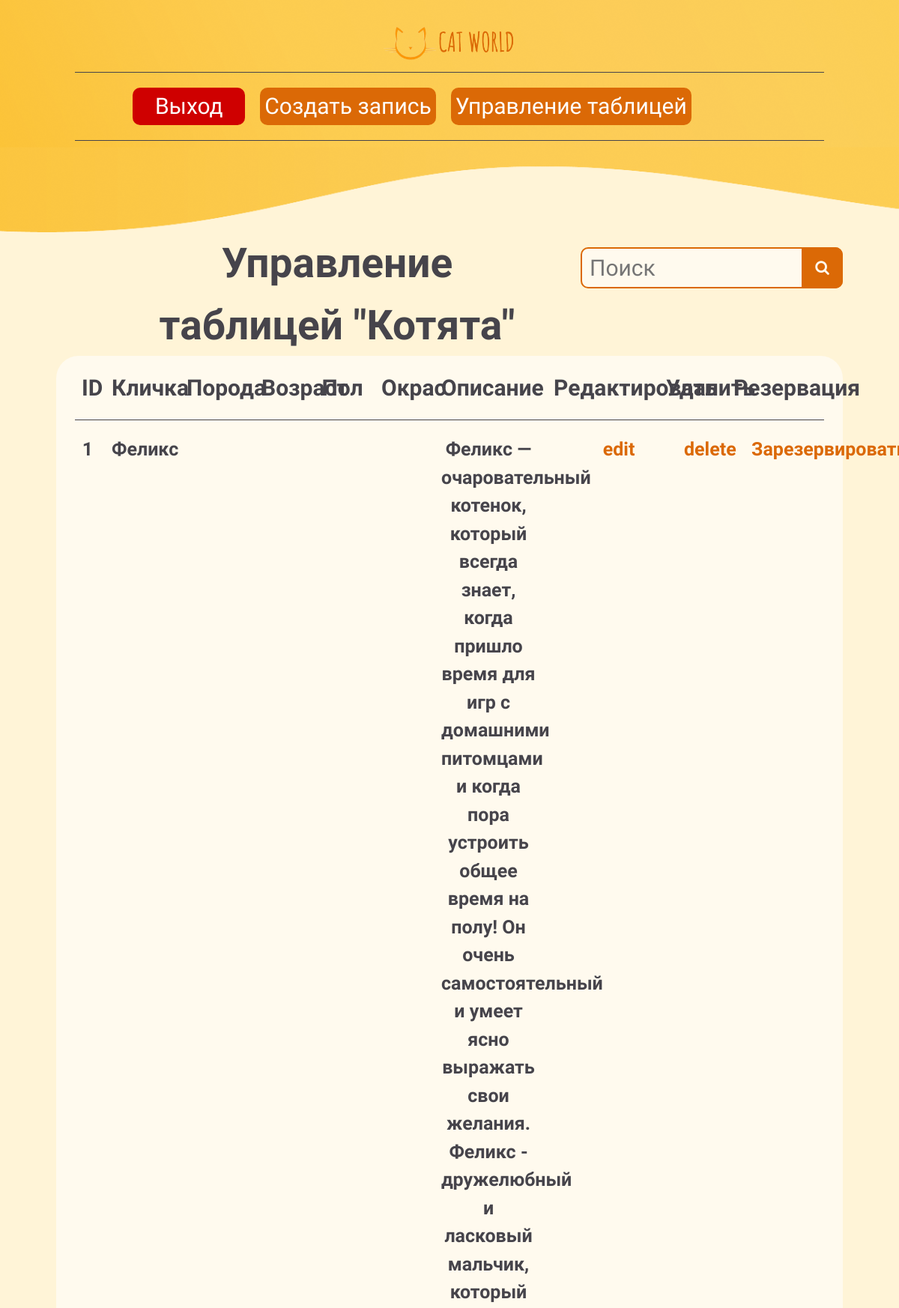
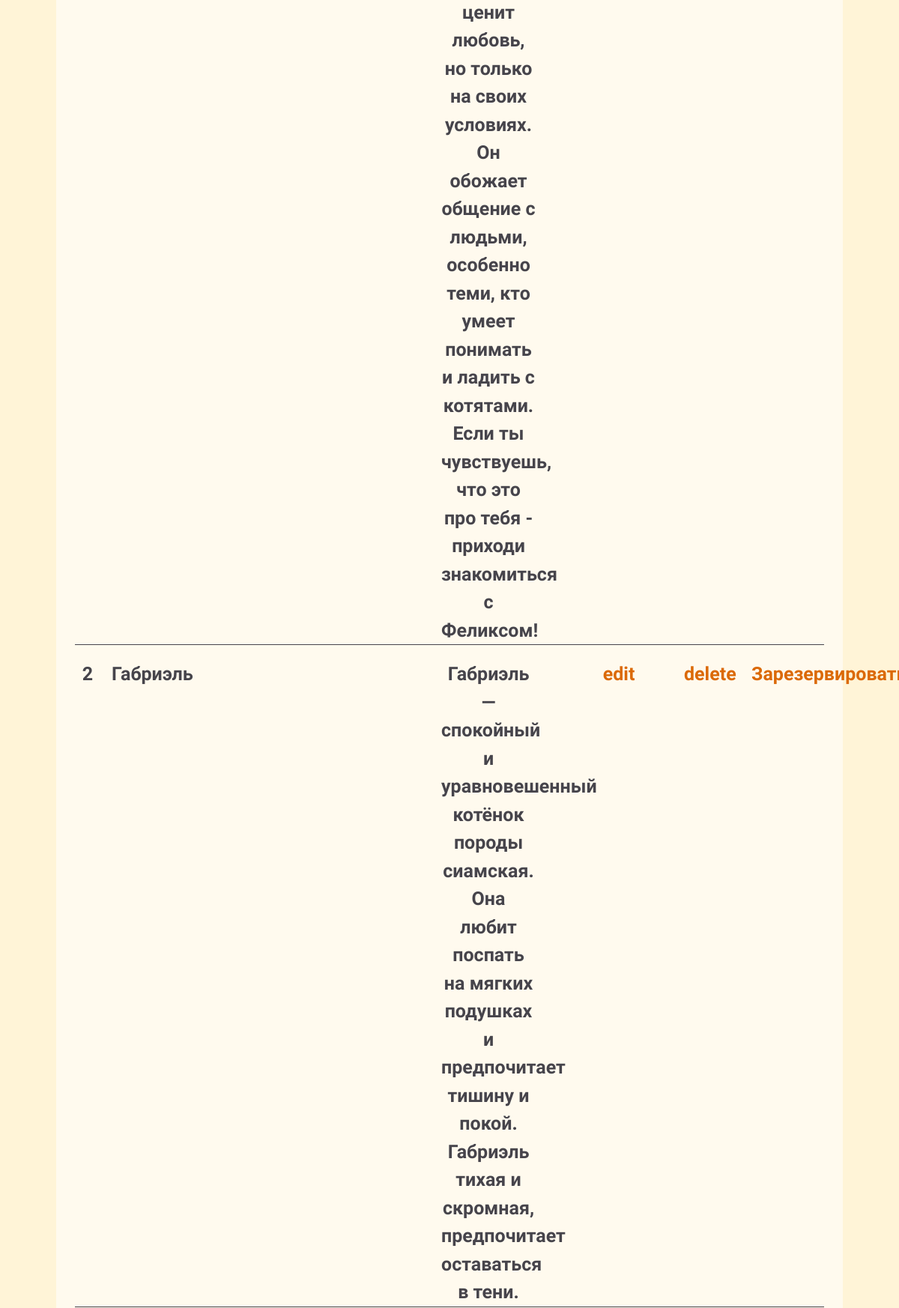
The app's page /Проект/CatWorld/admin/post/search.php (upper part) with its own data (2 pictures, top to bottom).
### tables this page shows
CREATE TABLE `kittens` (
  `id_kitten` int(11) NOT NULL,
  `name` varchar(255) NOT NULL,
  `breed_id` int(11) DEFAULT NULL,
  `age_id` int(11) DEFAULT NULL,
  `gender_id` int(11) DEFAULT NULL,
  `color_id` int(11) DEFAULT NULL,
  `characteristic` varchar(255) DEFAULT NULL,
  `coat_lenght` varchar(255) DEFAULT NULL,
  `house_trained` varchar(255) DEFAULT NULL,
  `health` varchar(255) DEFAULT NULL,
  `welcome` varchar(255) DEFAULT NULL,
  `kitten_description` varchar(2000) DEFAULT NULL,
  `img` varchar(255) NOT NULL,
  `reserved` int(11) NOT NULL
);

### Проект/CatWorld/app/database/db.php (called while the page is built, shortened)
<?php
require('connect.php');
function dbCheckError($query){
  $errInfo = $query->errorInfo();
  return true;
}
function SelectAll($table){
  global $pdo;
  $sql = "SELECT * FROM $table";
  $query = $pdo->prepare($sql);
  $query->execute();
  return $query->fetchAll();
}
?>

### Проект/CatWorld/app/controllers/posts.php (called while the page is built, shortened)
<?php
include SITE_ROOT . "/app/database/db.php";
$kittens = SelectAll('kittens');
?>

### Проект/CatWorld/admin/post/search.php (the view, shortened to what this page needs)
<?php
  include "../../app/controllers/posts.php";
?>
<!DOCTYPE html>
<html lang="en">
<head>
  <link href="https://cdn.jsdelivr.net/npm/bootstrap@5.3.3/dist/css/bootstrap.min.css" rel="stylesheet">
  <link rel="stylesheet" href="https://maxcdn.bootstrapcdn.com/font-awesome/4.5.0/css/font-awesome.min.css">
  <link rel="stylesheet" href="../../assets/CSS/normalize.css">
  <link rel="stylesheet" href="../../assets/CSS/style-menu.css">
  <link rel="stylesheet" href="../../assets/CSS/style-footer.css">
  <link rel="stylesheet" href="../../assets/CSS/style-admin.css">
</head>
<body>
  <?php include("../../app/include/header-admin.php")?>
  <div class="conteiner">
    <div class="admin-content">
      <div class=admin-content-up>
      <div class="title">Управление таблицей "Котята"</div>
      <div class="table-search">
        <form class="form-search" action="search.php" method="POST">
          <input name="search" placeholder="Поиск" type="search">
          <button type="submit"></button>
        </form>
      </div>
      </div>
      <div class="posts col-12">
        <div class="row title-table">
          <div class="id col-1">ID</div>
          <div class="name col-1">Кличка</div>
          <div class="breed col-1">Порода</div>
          <div class="age col-1">Возраст</div>
          <div class="gender col-1">Пол</div>
          <div class="color col-1">Окрас</div>
          <div class="description	col-2">Описание</div>
          <div class="edit col-1">Редактировать</div>
          <div class="delete col-1">Удалить</div>
          <div class="reserved col-1">Резервация</div>
        </div>
        <div class="create-line-horizontal"></div>
        <?php foreach($kittens as $key => $kitten) : ?>
        <div class="row post">
          <div class="id col-1"><?=$kitten['id_kitten']; ?></div>
          <div class="name col-1"><?=$kitten['name']; ?></div>
          <div class="breed col-1"><?=$kitten['breed_title']; ?></div>
          <div class="age col-1"><?=$kitten['age_title']; ?></div>
          <div class="gender col-1"><?=$kitten['gender_title']; ?></div>
          <div class="color col-1"><?=$kitten['color_title']; ?></div>
          <div class="description	col-2"><?=$kitten['kitten_description']; ?></div>
          <form class="popup-form" action="#popup" method="POST">
          </form>
          <div class="edit col-1"><a href="edit.php?id=<?=$kitten['id_kitten']; ?>">edit</a></div>
          <div class="delete col-1"><a href="edit.php?del_id=<?=$kitten['id_kitten']; ?>">delete</a></div>
          <?php if($kitten['reserved'] == 0) : ?>
          <div class="reserved col-1"><a href="edit.php?reserved=1&res_id=<?=$kitten['id_kitten']; ?>">Зарезервировать</a></div>
          <?php else : ?>
            <div class="reserved col-1"><a href="edit.php?reserved=0&res_id=<?=$kitten['id_kitten']; ?>">Снять с резерва</a></div>
          <?php endif; ?>
        </div>
        <div class="create-line-horizontal"></div>
        <?php endforeach; ?>
      </div>
    </div>
  </div>
</body>
</html>

### Проект/CatWorld/assets/CSS/style-menu.css (style rules this page uses)
a { text-decoration: none; margin: auto; display: block; color: #46444B; }
.conteiner { max-width: 700px; margin: 0 auto; }
.create-line-horizontal { width: 800px; margin: auto; display: block; border-top: 1px solid #46444B; }

### Проект/CatWorld/assets/CSS/style-admin.css (style rules this page uses)
*, *::before, *::after { box-sizing: border-box; }
body { margin: 0; font-family: "Amatic SC", sans-serif; font-weight: 700; background-color: #FFF4D7; color: #46444B; }
.conteiner { max-width: 1050px; margin: 0 auto; }
.table-search { margin-left: 50px; }
.form-search { position: relative; width: 350px; margin: 20px auto; }
.form-search input { width: 100%; height: 55px; padding-left: 10px; border: 2px solid #DB6906; border-radius: 10px; outline: none; background: #FFFAEE; font-size: 30px; }
.form-search button { position: absolute; top: 0; right: 0px; width: 55px; height: 55px; border: none; background-color: #DB6906; border-radius: 0 10px 10px 0; cursor: pointer; transition: all 500ms ease; }
.form-search button:before { content: "\f002"; font-family: FontAwesome; font-size: 20px; color: #FFFAEE; }
.create-line-horizontal { width: 1000px; margin: auto; display: block; border-top: 1px solid #46444B; }
.admin-content { margin: auto; display: block; }
.admin-content-up { margin-left: 100px; display: flex; }
.title { font-size: 55px; text-align: center; }
.posts { background-color: #FFFAEE; border-radius: 30px; border: 0; padding: 20px; text-align: center; }
.title-table { text-align: center; font-weight: bold; font-size: 30px; margin-bottom: 20px; margin-left: 2px; }
.post { text-align: center; font-size: 25px; margin-left: 2px; margin-top: 20px; }
.id { width: 40px; }
.name { width: 100px; }
.breed { width: 100px; }
.age { width: 80px; }
.gender { width: 80px; }
.color { width: 80px; }
.description { width: 150px; }
.reserved { width: 120px; }
.edit { width: 150px; }
.delete { width: 90px; }
.post a { color: #DB6906; }
.popup-form { width: 0; }

### records on screen
kittens: id_kitten "1", name "Феликс", kitten_description "Феликс — очаровательный котенок, который всегда знает, когда пришло время для игр с домашними питомцами и когда пора устроить общее время на полу! Он очень самостоятельный и умеет ясно выражать свои желания. Феликс - дружелюбный и ласковый мальчик, который ценит любовь, но только на своих условиях. Он обожает общение с людьми, особенно теми, кто умеет понимать и ладить с котятами. Если ты чувствуешь, что это про тебя - приходи знакомиться с Феликсом!"
kittens: id_kitten "2", name "Габриэль", kitten_description "Габриэль — спокойный и уравновешенный котёнок породы сиамская. Она любит поспать на мягких подушках и предпочитает тишину и покой. Габриэль тихая и скромная, предпочитает оставаться в тени."
